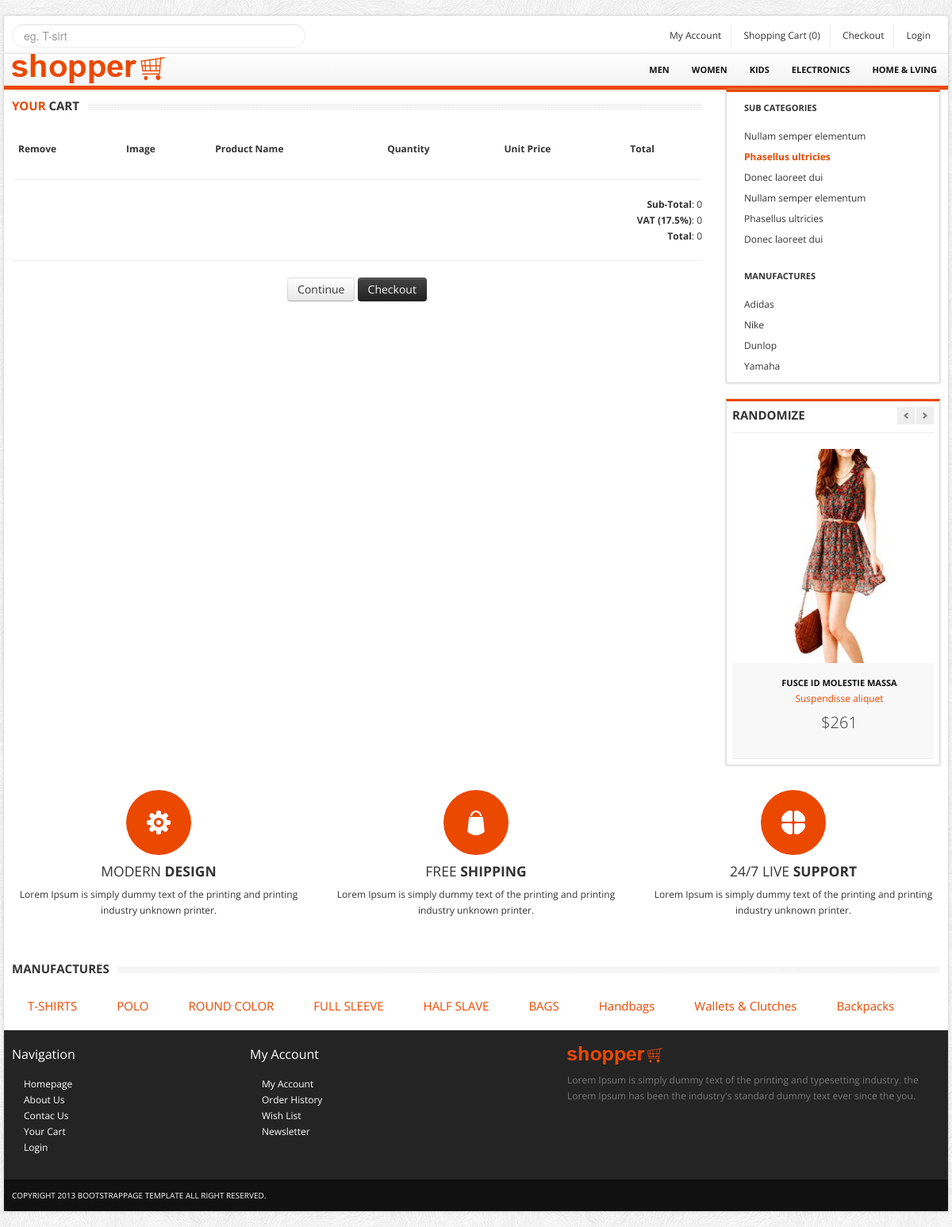
Screenshot of /index.php/cart/cart_details with the database file from the repository.
### tables this page shows
CREATE TABLE `tbl_category` (
  `category_id` int(3) NOT NULL,
  `category_name` varchar(50) NOT NULL,
  `category_description` text NOT NULL,
  `publication_status` tinyint(1) NOT NULL
);

CREATE TABLE `tbl_manufacture` (
  `manufacture_id` int(5) NOT NULL,
  `manufacture_name` varchar(50) NOT NULL,
  `manufacture_description` text NOT NULL,
  `publication_status` tinyint(1) NOT NULL
);

### application/controllers/Cart.php (called while the page is built, shortened)
<?php
class Cart extends CI_Controller {
	public function cart_details()
	{
		$data=array();
		$data['title'] = "Cart Details";
		 $data['main_content'] = $this->load->view('pages/cart','',true);
		 $this->load->view('master',$data);
	}
}

### index.php (called while the page is built, shortened)
<?php
require_once BASEPATH.'core/CodeIgniter.php';

### application/models/Supper_admin_model.php (called while the page is built, shortened)
<?php
class Supper_admin_model extends CI_Model {
	public function select_all_published_category()
	{
		$this->db->select('*');
		$this->db->from('tbl_category');
		$this->db->where('publication_status',1);
		$query_result = $this->db->get();
		$category_info = $query_result->result();
		return $category_info;
	}
	public function select_all_published_manufacture()
	{
		$this->db->select('*');
		$this->db->from('tbl_manufacture');
		$this->db->where('publication_status',1);
		$this->db->limit(9);
		$query_result = $this->db->get();
		$manufacture_info = $query_result->result();
		return $manufacture_info;
	}
}

### application/views/master.php (the view, shortened to what this page needs)
<!DOCTYPE html>
<html lang="en">
	<head>
		<link href="<?php echo base_url()?>font_end/bootstrap/css/bootstrap.min.css" rel="stylesheet">
		<link href="<?php echo base_url()?>font_end/bootstrap/css/bootstrap-responsive.min.css" rel="stylesheet">
		<link href="<?php echo base_url()?>font_end/themes/css/bootstrappage.css" rel="stylesheet"/>
		<link href="<?php echo base_url()?>font_end/themes/css/flexslider.css" rel="stylesheet"/>
		<link href="<?php echo base_url()?>font_end/themes/css/main.css" rel="stylesheet"/>
	</head>
    <body>
		<div id="top-bar" class="container">
			<div class="row">
				<div class="span4">
					<form method="POST" class="search_form">
						<input type="text" class="input-block-level search-query" Placeholder="eg. T-sirt">
					</form>
				</div>
				<div class="span8">
					<div class="account pull-right">
						<ul class="user-menu">
							<li><a href="#">My Account</a></li>
							<li><a href="<?php echo base_url()?>cart/cart_details">Shopping Cart (<?php echo $this->cart->total_items();?>)</a></li>
							<?php
								$customer_id = $this->session->userdata('customer_id');
								$shipping_id = $this->session->userdata('shipping_id');
								if ($customer_id != NULL && $shipping_id != NULL) {
							?>
							<li><a href="<?php echo base_url() ?>checkout/payment">Checkout</a></li>
							<li><a href="<?php echo base_url() ?>checkout/logout">Logout</a></li>
							<?php } else if($customer_id != NULL){?>
							<li><a href="<?php echo base_url() ?>checkout/shipping">Checkout</a></li>
							<li><a href="<?php echo base_url() ?>checkout/logout">Logout</a></li>
							<?php } else {?>
							<li><a href="<?php echo base_url() ?>checkout/customer_details">Checkout</a></li>
							<li><a href="#">Login</a></li>
							<?php } ?>
						</ul>
					</div>
				</div>
			</div>
		</div>
		<div id="wrapper" class="container">
			<section class="navbar main-menu">
				<div class="navbar-inner main-menu">
					<a href="<?php echo base_url() ?>" class="logo pull-left"><img src="<?php echo base_url()?>font_end/themes/images/logo.png" class="site_logo" alt=""></a>
					<nav id="menu" class="pull-right">
						<ul>
							<?php
							$category_info = 	$this->supper_admin_model->select_all_published_category();
							foreach ($category_info as  $v_category) {
							?>
							<li><a href="<?php echo base_url();?>home/category_product/<?php echo $v_category->category_id; ?>"><?php echo $v_category->category_name; ?></a></li>
							<?php } ?>
						</ul>
					</nav>
				</div>
			</section>
			<section class="main-content">
				<div class="row">
					<div class="span12">
						<?php echo $main_content; ?>
						<div class="row feature_box">
							<div class="span4">
								<div class="service">
									<div class="responsive">
										<img src="<?php echo base_url()?>font_end/themes/images/feature_img_2.png" alt="" />
										<h4>MODERN <strong>DESIGN</strong></h4>
										<p>Lorem Ipsum is simply dummy text of the printing and printing industry unknown printer.</p>
									</div>
								</div>
							</div>
							<div class="span4">
								<div class="service">
									<div class="customize">
										<img src="<?php echo base_url()?>font_end/themes/images/feature_img_1.png" alt="" />
										<h4>FREE <strong>SHIPPING</strong></h4>
										<p>Lorem Ipsum is simply dummy text of the printing and printing industry unknown printer.</p>
									</div>
								</div>
							</div>
							<div class="span4">
								<div class="service">
									<div class="support">
										<img src="<?php echo base_url()?>font_end/themes/images/feature_img_3.png" alt="" />
										<h4>24/7 LIVE <strong>SUPPORT</strong></h4>
										<p>Lorem Ipsum is simply dummy text of the printing and printing industry unknown printer.</p>
									</div>
								</div>
							</div>
						</div>
					</div>
				</div>
			</section>
			<section class="our_client">
				<h4 class="title"><span class="text">Manufactures</span></h4>
				<div class="row">
					<?php
							$manufacture_info = 	$this->supper_admin_model->select_all_published_manufacture();
							foreach ($manufacture_info as  $v_manufacture) {
							?>
							<div style="display: block;padding-left: 50px;font-size: 15px;float: left;"><a href="#" ><?php echo $v_manufacture->manufacture_name; ?></a></div>
					<?php } ?>
				</div>
			</section>
			<section id="footer-bar">
				<div class="row">
					<div class="span3">
						<h4>Navigation</h4>
						<ul class="nav">
							<li><a href="./index.html">Homepage</a></li>
							<li><a href="./about.html">About Us</a></li>
							<li><a href="./contact.html">Contac Us</a></li>
							<li><a href="./cart.html">Your Cart</a></li>
							<li><a href="./register.html">Login</a></li>
						</ul>
					</div>
					<div class="span4">
						<h4>My Account</h4>
						<ul class="nav">
							<li><a href="#">My Account</a></li>
							<li><a href="#">Order History</a></li>
							<li><a href="#">Wish List</a></li>
							<li><a href="#">Newsletter</a></li>
						</ul>
					</div>
					<div class="span5">
						<p class="logo"><img src="<?php echo base_url()?>font_end/themes/images/logo.png" class="site_logo" alt=""></p>
						<p>Lorem Ipsum is simply dummy text of the printing and typesetting industry. the  Lorem Ipsum has been the industry's standard dummy text ever since the you.</p>
						<br/>
						<span class="social_icons">
							<a class="facebook" href="#">Facebook</a>
							<a class="twitter" href="#">Twitter</a>
							<a class="skype" href="#">Skype</a>
							<a class="vimeo" href="#">Vimeo</a>
						</span>
					</div>
				</div>
			</section>
			<section id="copyright">
				<span>Copyright 2013 bootstrappage template  All right reserved.</span>
			</section>
		</div>
    </body>
</html>

### application/views/pages/cart.php (shortened to what this page needs)
<section class="main-content">
			<div class="row">
				<div class="span9">
					<h4 class="title"><span class="text"><strong>Your</strong> Cart</span></h4>
					<table class="table table-striped">
						<thead>
							<tr>
								<th>Remove</th>
								<th>Image</th>
								<th>Product Name</th>
								<th>Quantity</th>
								<th>Unit Price</th>
								<th>Total</th>
							</tr>
						</thead>
					</table>
					<hr>
					<p class="cart-total right">
						<strong>Sub-Total</strong>:	<?php echo $this->cart->total();?><br>
						<strong>VAT (17.5%)</strong>: <?php echo $vat = ( (17.5*$this->cart->total())/100);?><br>
						<strong>Total</strong>: <?php echo $total = $this->cart->total()+$vat;
						$sdata = array();
						$sdata['total'] = $total;
						$this->session->set_userdata($sdata);
						?><br>
					</p>
					<hr/>
					<p class="buttons center">
						<a class="btn" href="<?php echo base_url()?>" type="button">Continue</a>
						<?php
							$customer_id = $this->session->userdata('customer_id');
							$shipping_id = $this->session->userdata('shipping_id');
							if ($customer_id != null && $shipping_id != null) {
						?>
						<a class="btn btn-inverse" href="<?php echo base_url()?>checkout/payment " type="submit" id="checkout">Checkout</a>
						<?php }else if($customer_id != null ){ ?>
						<a class="btn btn-inverse" href="<?php echo base_url()?>checkout/shipping" type="submit" id="checkout">Checkout</a>
						<?php }else{ ?>
						<a class="btn btn-inverse" href="<?php echo base_url()?>checkout/customer_details" type="submit" id="checkout">Checkout</a>
						<?php }?>
					</p>
				</div>
				<div class="span3 col">
					<div class="block">
						<ul class="nav nav-list">
							<li class="nav-header">SUB CATEGORIES</li>
							<li><a href="products.html">Nullam semper elementum</a></li>
							<li class="active"><a href="products.html">Phasellus ultricies</a></li>
							<li><a href="products.html">Donec laoreet dui</a></li>
							<li><a href="products.html">Nullam semper elementum</a></li>
							<li><a href="products.html">Phasellus ultricies</a></li>
							<li><a href="products.html">Donec laoreet dui</a></li>
						</ul>
						<br/>
						<ul class="nav nav-list below">
							<li class="nav-header">MANUFACTURES</li>
							<li><a href="products.html">Adidas</a></li>
							<li><a href="products.html">Nike</a></li>
							<li><a href="products.html">Dunlop</a></li>
							<li><a href="products.html">Yamaha</a></li>
						</ul>
					</div>
					<div class="block">
						<h4 class="title">
							<span class="pull-left"><span class="text">Randomize</span></span>
							<span class="pull-right">
								<a class="left button" href="#myCarousel" data-slide="prev"></a><a class="right button" href="#myCarousel" data-slide="next"></a>
							</span>
						</h4>
						<div id="myCarousel" class="carousel slide">
							<div class="carousel-inner">
								<div class="active item">
									<ul class="thumbnails listing-products">
										<li class="span3">
											<div class="product-box">
												<span class="sale_tag"></span>
												<a href="product_detail.html"><img alt="" src="themes/images/ladies/2.jpg"></a><br/>
												<a href="product_detail.html" class="title">Fusce id molestie massa</a><br/>
												<a href="#" class="category">Suspendisse aliquet</a>
												<p class="price">$261</p>
											</div>
										</li>
									</ul>
								</div>
							</div>
						</div>
					</div>
				</div>
			</div>
		</section>

### rows the page displays
tbl_category: category_name "MEN"
tbl_category: category_name "WOMEN"
tbl_category: category_name "KIDS"
tbl_category: category_name "ELECTRONICS"
tbl_category: category_name "HOME & LVING"
tbl_manufacture: manufacture_name "T-SHIRTS"
tbl_manufacture: manufacture_name "POLO"
tbl_manufacture: manufacture_name "ROUND COLOR"
tbl_manufacture: manufacture_name "FULL SLEEVE"
tbl_manufacture: manufacture_name "HALF SLAVE"
tbl_manufacture: manufacture_name "BAGS"
tbl_manufacture: manufacture_name "Handbags"
tbl_manufacture: manufacture_name "Wallets & Clutches"
tbl_manufacture: manufacture_name "Backpacks"

### other values shown
$this->cart->total_items() "0"
$this->cart->total() "0"
$vat = ( (17.5*$this->cart->total())/100) "0"
$total = $this->cart->total()+$vat "0"
